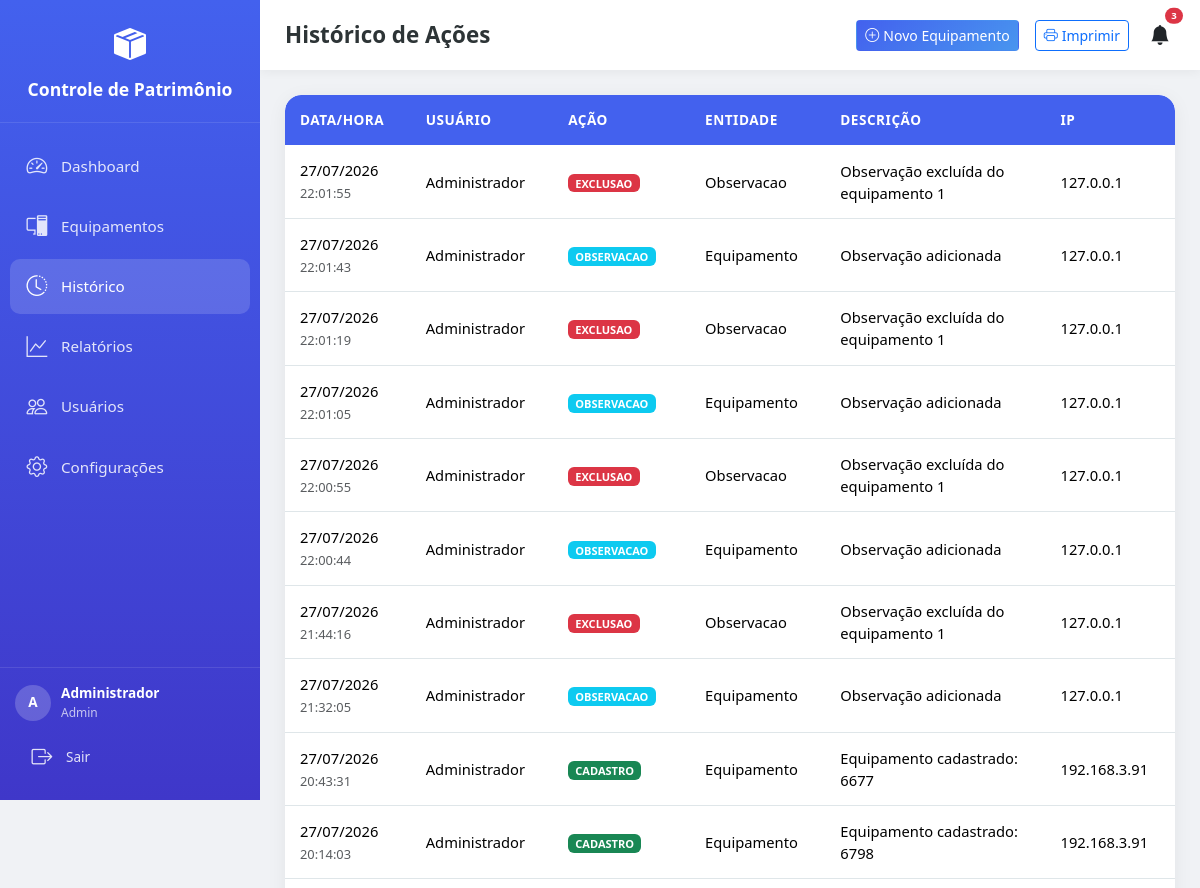
Page /historico (signed in, upper part) on the earlier database version.
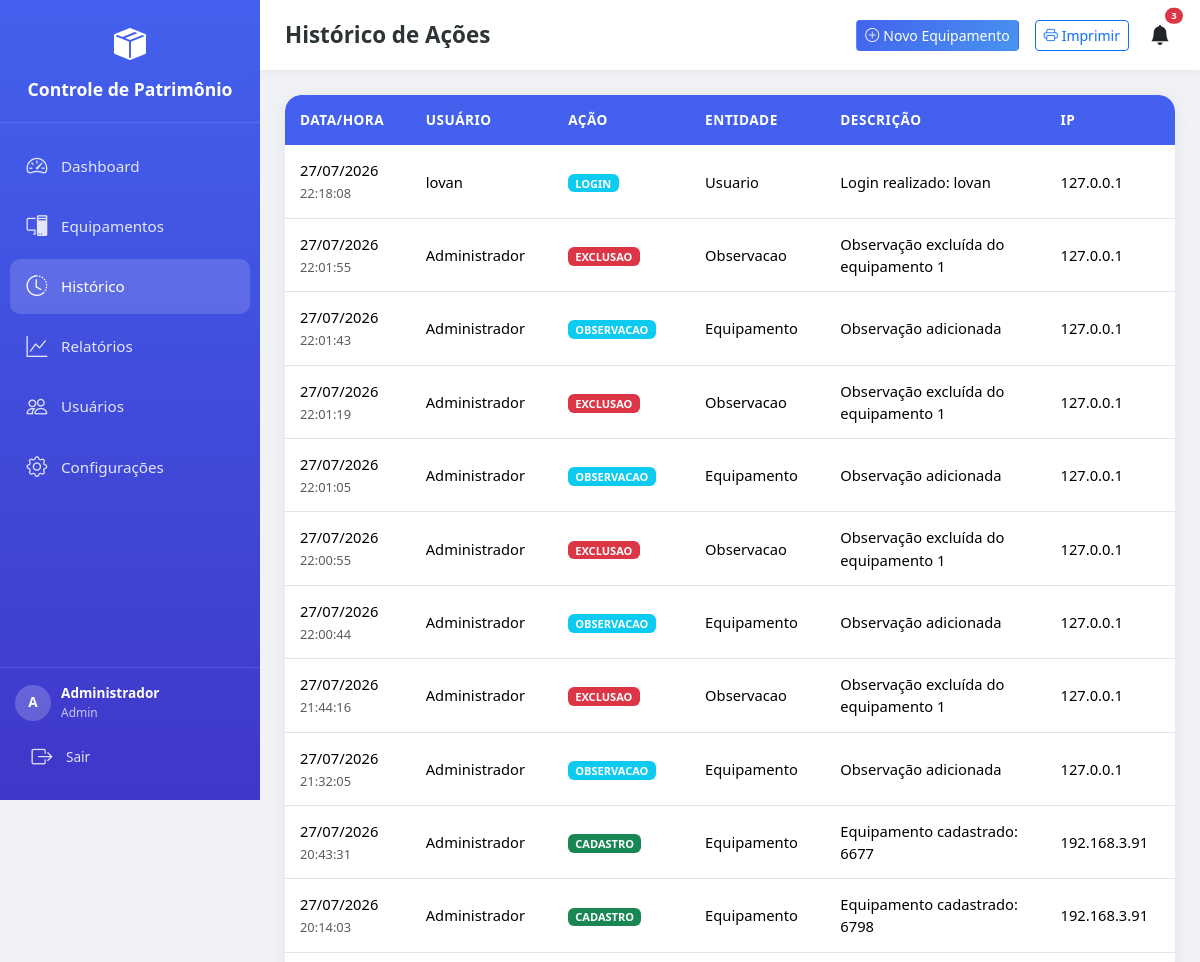
Same page on the later database version.
### app/models/models.py (models this page shows, shortened)
class Configuracao(db.Model):
    __tablename__ = 'configuracoes'
    id = db.Column(db.Integer, primary_key=True)
    nome_empresa = db.Column(db.String(200), default='Controle de Patrimônio')
    logo = db.Column(db.String(200), nullable=True)
    dias_lembrete_manutencao = db.Column(db.String(50), default='30,15,7,1')
    tema = db.Column(db.String(20), default='claro')
    data_atualizacao = db.Column(db.DateTime, default=datetime.now, onupdate=datetime.now)

class Usuario(UserMixin, db.Model):
    __tablename__ = 'usuarios'
    id = db.Column(db.Integer, primary_key=True)
    nome = db.Column(db.String(100), nullable=False)
    username = db.Column(db.String(50), unique=True, nullable=False)
    email = db.Column(db.String(120), unique=True, nullable=False)
    password_hash = db.Column(db.String(256), nullable=False)
    is_admin = db.Column(db.Boolean, default=False)
    ativo = db.Column(db.Boolean, default=True)
    data_criacao = db.Column(db.DateTime, default=datetime.now)
    equipamentos = db.relationship('Equipamento', backref='usuario_cadastro', lazy=True)

class Historico(db.Model):
    __tablename__ = 'historico'
    id = db.Column(db.Integer, primary_key=True)
    usuario_id = db.Column(db.Integer, db.ForeignKey('usuarios.id'), nullable=True)
    usuario_nome = db.Column(db.String(100))
    acao = db.Column(db.String(50), nullable=False)
    entidade = db.Column(db.String(50), nullable=False)
    entidade_id = db.Column(db.Integer)
    descricao = db.Column(db.Text)
    data = db.Column(db.DateTime, default=datetime.now)
    ip = db.Column(db.String(50))

### app/routes/main.py (the view)
@bp.route('/historico')
@login_required
def historico():
    page = request.args.get('page', 1, type=int)
    query = Historico.query.order_by(Historico.data.desc())
    pagination = query.paginate(page=page, per_page=50, error_out=False)
    config = Configuracao.query.first()
    return render_template('historico.html', historico=pagination.items, pagination=pagination, config=config)

### app/__init__.py (called while the page is built)
def create_app():
    app = Flask(__name__)
    app.config.from_object(Config)
    db.init_app(app)
    login_manager.init_app(app)
    login_manager.login_view = 'auth.login'
    login_manager.login_message = 'Por favor, faça login para acessar esta página.'
    login_manager.login_message_category = 'warning'
    with app.app_context():
        from app.routes import auth, main, api, admin
        app.register_blueprint(auth.bp)
        app.register_blueprint(main.bp)
        app.register_blueprint(api.bp, url_prefix='/api')
        app.register_blueprint(admin.bp, url_prefix='/admin')
        db.create_all()
        criar_admin_padrao()
        criar_config_padrao()
    @app.context_processor
    def inject_date():
        from datetime import date
        return dict(date=date)
    return app

### app/routes/auth.py (called while the page is built)
@login_manager.user_loader
def load_user(user_id):
    return Usuario.query.get(int(user_id))

### app/templates/historico.html (shortened to what this page needs)
{% extends "base.html" %}
{% block page_title %}Histórico de Ações{% endblock %}
{% block content %}
{% if current_user.is_admin %}
<div class="card-modern overflow-hidden animate-in">
    <div class="table-responsive">
        <table class="table table-modern mb-0">
            <thead>
                <tr>
                    <th>Data/Hora</th>
                    <th class="d-none d-md-table-cell">Usuário</th>
                    <th>Ação</th>
                    <th class="d-none d-lg-table-cell">Entidade</th>
                    <th>Descrição</th>
                    <th class="d-none d-xl-table-cell">IP</th>
                </tr>
            </thead>
            <tbody>
                {% for h in historico %}
                <tr>
                    <td>
                        <span class="d-block">{{ h.data.strftime('%d/%m/%Y') }}</span>
                        <small class="text-muted">{{ h.data.strftime('%H:%M:%S') }}</small>
                    </td>
                    <td class="d-none d-md-table-cell">{{ h.usuario_nome or 'Sistema' }}</td>
                    <td><span class="badge bg-{{ 'success' if h.acao=='CADASTRO' else 'warning' if h.acao=='EDICAO' else 'danger' if h.acao=='EXCLUSAO' else 'info' }}">{{ h.acao }}</span></td>
                    <td class="d-none d-lg-table-cell">{{ h.entidade }}</td>
                    <td>
                        {{ h.descricao or '-' }}
                    </td>
                    <td class="d-none d-xl-table-cell">{{ h.ip or '-' }}</td>
                </tr>
                {% else %}
                <tr><td colspan="6" class="text-center py-4 text-muted">Nenhum registro.</td></tr>
                {% endfor %}
            </tbody>
        </table>
    </div>
</div>
{% endif %}
{% endblock %}

### app/templates/base.html (shortened to what this page needs)
<!DOCTYPE html>
<html lang="pt-BR" data-theme="{{ config.tema if config else 'claro' }}">
<head>
    <link href="https://cdn.jsdelivr.net/npm/bootstrap@5.3.2/dist/css/bootstrap.min.css" rel="stylesheet">
    <link rel="stylesheet" href="https://cdn.jsdelivr.net/npm/bootstrap-icons@1.11.1/font/bootstrap-icons.css">
    <link rel="stylesheet" href="/static/css/style.css">
</head>
<body>
    {% if current_user.is_authenticated %}
    <nav class="sidebar" id="sidebar">
        <div class="sidebar-header">
            <div class="logo-icon"><i class="bi bi-box-seam-fill"></i></div>
            <div class="logo-text">{{ config.nome_empresa if config else 'Patrimônio' }}</div>
        </div>
        <div class="sidebar-nav">
            <div class="nav-item">
                <a href="{{ url_for('main.dashboard') }}" class="nav-link {% if request.endpoint == 'main.dashboard' %}active{% endif %}">
                    <i class="bi bi-speedometer2"></i>
                    <span class="nav-text">Dashboard</span>
                </a>
            </div>
            <div class="nav-item">
                <a href="{{ url_for('main.equipamentos') }}" class="nav-link {% if request.endpoint.startswith('main.equipamento') %}active{% endif %}">
                    <i class="bi bi-pc-display"></i>
                    <span class="nav-text">Equipamentos</span>
                </a>
            </div>
            {% if current_user.is_admin %}
            <div class="nav-item">
                <a href="{{ url_for('main.historico') }}" class="nav-link {% if request.endpoint == 'main.historico' %}active{% endif %}">
                    <i class="bi bi-clock-history"></i>
                    <span class="nav-text">Histórico</span>
                </a>
            </div>
            {% endif %}
            <div class="nav-item">
                <a href="{{ url_for('main.relatorios') }}" class="nav-link {% if request.endpoint == 'main.relatorios' %}active{% endif %}">
                    <i class="bi bi-graph-up"></i>
                    <span class="nav-text">Relatórios</span>
                </a>
            </div>
            {% if current_user.is_admin %}
            <div class="nav-item">
                <a href="{{ url_for('admin.usuarios') }}" class="nav-link {% if request.endpoint.startswith('admin.') %}active{% endif %}">
                    <i class="bi bi-people"></i>
                    <span class="nav-text">Usuários</span>
                </a>
            </div>
            <div class="nav-item">
                <a href="{{ url_for('admin.configuracoes') }}" class="nav-link {% if request.endpoint == 'admin.configuracoes' %}active{% endif %}">
                    <i class="bi bi-gear"></i>
                    <span class="nav-text">Configurações</span>
                </a>
            </div>
            {% endif %}
        </div>
        <div class="sidebar-footer">
            <div class="user-info">
                <div class="user-avatar">{{ current_user.nome[0] }}</div>
                <div>
                    <div style="font-weight:600;">{{ current_user.nome }}</div>
                    <div style="opacity:0.7; font-size:0.75rem;">{{ 'Admin' if current_user.is_admin else 'Usuário' }}</div>
                </div>
            </div>
            <a href="{{ url_for('auth.logout') }}" class="nav-link mt-2" style="font-size:0.85rem;">
                <i class="bi bi-box-arrow-right"></i>
                <span class="nav-text">Sair</span>
            </a>
        </div>
    </nav>
    {% endif %}
    <div class="main-content">
        {% if current_user.is_authenticated %}
        <div class="topbar no-print">
            <h1 class="page-title">{% block page_title %}Dashboard{% endblock %}</h1>
            <div class="d-flex align-items-center gap-2 gap-md-3">
                <a href="{{ url_for('main.equipamento_novo') }}" class="btn btn-sm btn-primary-modern no-print d-none d-md-inline-flex">
                    <i class="bi bi-plus-circle me-1"></i> Novo Equipamento
                </a>
                <a href="{{ url_for('main.impressao') }}" target="_blank" class="btn btn-sm btn-outline-primary no-print d-none d-md-inline-flex">
                    <i class="bi bi-printer me-1"></i> Imprimir
                </a>
                <div class="dropdown no-print">
                    <button class="btn btn-link text-dark position-relative p-1" data-bs-toggle="dropdown">
                        <i class="bi bi-bell-fill fs-5"></i>
                        <span class="position-absolute top-0 start-100 translate-middle badge rounded-pill bg-danger" id="notifCount" style="font-size:0.6rem; display:none;">0</span>
                    </button>
                </div>
            </div>
        </div>
        {% endif %}
        <div class="content-area">
            {% block content %}{% endblock %}
        </div>
    </div>
</body>
</html>

### app/static/css/style.css (style rules this page uses)
.table-responsive { -webkit-overflow-scrolling: touch; }
.card-modern { animation: slideUp 0.4s ease forwards; }
.table-modern td { max-width: 200px; overflow: hidden; text-overflow: ellipsis; }
.table-modern td:first-child { max-width: 120px; }

### app/templates/base.html (style rules this page uses)
:root { --primary: #4361ee; --primary-light: #4895ef; --secondary: #3f37c9; --success: #4cc9f0; --danger: #f72585; --warning: #f9c74f; --info: #90e0ef; --light: #f8f9fa; --dark: #212529; --bg-body: #f0f2f5; --bg-card: #ffffff; --text-main: #2d3436; --text-muted: #636e72; --border-color: #dfe6e9; --sidebar-width: 260px; --sidebar-collapsed: 70px; }
* { box-sizing: border-box; }
body { font-family: 'Segoe UI', system-ui, -apple-system, sans-serif; background: var(--bg-body); color: var(--text-main); min-height: 100vh; overflow-x: hidden; -webkit-text-size-adjust: 100%; }
.sidebar { position: fixed; top: 0; left: 0; width: var(--sidebar-width); height: 100vh; background: linear-gradient(180deg, var(--primary) 0%, var(--secondary) 100%); color: white; z-index: 1000; transition: all 0.3s ease; display: flex; flex-direction: column; overflow-y: auto; -webkit-overflow-scrolling: touch; }
.sidebar-header { padding: 20px; text-align: center; border-bottom: 1px solid rgba(255,255,255,0.1); }
.logo-icon { font-size: 2rem; color: white; }
.logo-text { font-size: 1.1rem; font-weight: 700; margin-top: 8px; }
.sidebar-nav { flex: 1; padding: 15px 10px; }
.nav-item { margin-bottom: 5px; }
.nav-link { display: flex; align-items: center; padding: 12px 15px; color: rgba(255,255,255,0.85); text-decoration: none; border-radius: 10px; transition: all 0.2s; font-size: 0.95rem; }
.nav-link:hover, .nav-link.active { background: rgba(255,255,255,0.15); color: white; }
.nav-link i { font-size: 1.3rem; margin-right: 12px; min-width: 24px; text-align: center; }
.sidebar-footer { padding: 15px; border-top: 1px solid rgba(255,255,255,0.1); }
.user-info { display: flex; align-items: center; gap: 10px; font-size: 0.85rem; }
.user-avatar { width: 36px; height: 36px; border-radius: 50%; background: rgba(255,255,255,0.2); display: flex; align-items: center; justify-content: center; font-weight: bold; flex-shrink: 0; }
.main-content { margin-left: var(--sidebar-width); min-height: 100vh; transition: margin-left 0.3s ease; padding-bottom: 80px; }
.topbar { background: var(--bg-card); padding: 15px 25px; display: flex; align-items: center; justify-content: space-between; box-shadow: 0 2px 10px rgba(0,0,0,0.05); position: sticky; top: 0; z-index: 100; gap: 10px; }
.page-title { font-size: 1.4rem; font-weight: 700; color: var(--text-main); margin: 0; white-space: nowrap; overflow: hidden; text-overflow: ellipsis; }
.content-area { padding: 25px; }
.card-modern { background: var(--bg-card); border: none; border-radius: 16px; box-shadow: 0 4px 20px rgba(0,0,0,0.06); transition: transform 0.2s, box-shadow 0.2s; }
.table-modern { background: var(--bg-card); border-radius: 16px; overflow: hidden; margin-bottom: 0; }
.table-modern thead th { background: var(--primary); color: white; font-weight: 600; font-size: 0.85rem; text-transform: uppercase; letter-spacing: 0.5px; padding: 15px; border: none; position: sticky; top: 0; z-index: 10; white-space: nowrap; }
.table-modern tbody td { padding: 14px 15px; border-bottom: 1px solid var(--border-color); vertical-align: middle; font-size: 0.92rem; }
.btn-primary-modern { background: linear-gradient(135deg, var(--primary), var(--primary-light)); color: white; }
.animate-in { animation: fadeIn 0.4s ease forwards; }

Differences in the rows shown:
added Historico: data "27/07/2026", data "22:18:08", usuario_nome "lovan", acao "LOGIN", entidade "Usuario", descricao "Login realizado: lovan", ip "127.0.0.1"
